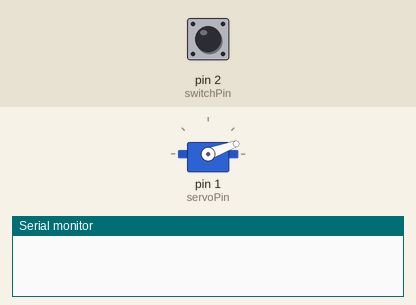
A sketch run on a simulated Arduino Uno, built with avr-gcc and run on an emulated ATmega328P. Shown: servo, the last lines printed to the serial monitor. The inputs (shaded band) are chosen by the test bench; at power-on: pin 2 (switchPin) HIGH.

Above: at 1.2 s.
1.3 s: pin 2 (switchPin) pulled LOW for 0.15 s
At 1.78 s:
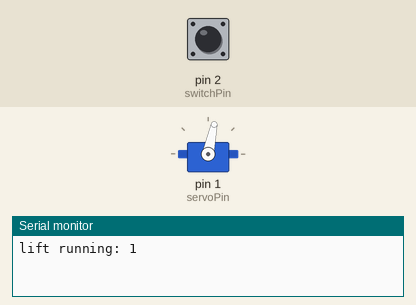
At 2.38 s:
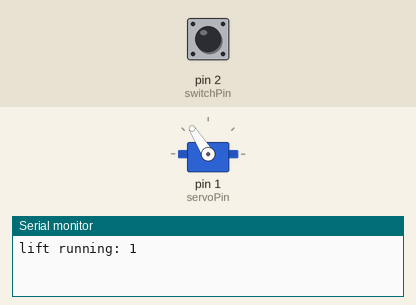
4.3 s: pin 2 (switchPin) pulled LOW for 1 s
Timing chart, 0 to 7.3 s (numbered marks = the images above; inputs shaded):
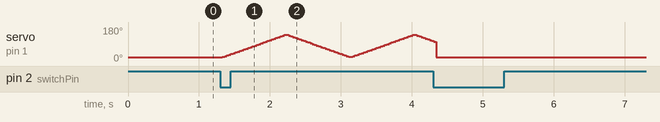

The sketch:

Plato_005_tact_lift.ino
```cpp
// Plato_005_tact_lift.ino
//
// A simplified, standalone build on a fresh breadboard: a tact switch
// (momentary pushbutton) replaces the FSR402 as the trigger, and the
// servo slider-crank lift mechanism from
// Plato_004_fsr_led_buzzer_vibration_lift is the only output - no LED,
// buzzer, or vibration motor here. Pressing the switch toggles the lift
// on/off: press once, it starts cycling up and down continuously on its
// own; press again, it stops and returns to its lowered rest position.
//
// Mechanism: same slider-crank linkage as Plato_004 (see that folder's
// README and hardware/cad/plato_004_lift_parts.dxf for the physical
// build - nothing about the mechanism itself changes here, only the
// control board/firmware).
//
// Board: Tools > Board > Seeed SAMD Boards > Seeeduino XIAO
//
// Wiring (new breadboard, just two components):
//   Tact switch:
//     D2  -> one leg of the switch
//     GND -> the switch's other leg
//   Read with INPUT_PULLUP (D2 idles HIGH internally; pressing the
//   switch connects it straight to GND, pulling it LOW) - no external
//   resistor needed for this.
//   Servo (ROB-14760, 3-wire):
//     D1            -> signal (yellow/white)
//     XIAO "5V" pin -> power (red)    (rated 4.8-6V, needs the raw USB
//                                       VBUS "5V" pin, not 3V3 - same
//                                       reasoning as Plato_002's buzzer
//                                       and Plato_004's servo. Needs the
//                                       board USB-powered.)
//     GND           -> ground (brown)
//
// Debouncing: a tact switch's contacts physically "bounce" for a few ms
// on each press/release, which a microcontroller reads fast enough to
// see as several rapid transitions instead of one clean edge - without
// debouncing, a single physical press could toggle the lift on and off
// several times in a row. DEBOUNCE_MS requires the reading to stay
// stable for that long before a transition counts as real.

#include <Servo.h>

const int switchPin = 2;
const int servoPin = 1;

const int SERVO_MIN_ANGLE = 20;   // plate's lowered/rest position
const int SERVO_MAX_ANGLE = 140;  // plate's raised position
const int SERVO_STEP_DEGREES = 2; // how far the servo moves per internal step
// Fixed sweep speed - there's no analog force signal here to grade it by
// (unlike Plato_002/004's vibration motor and lift, which scale with FSR
// press force). Pick a value roughly in the middle of Plato_004's old
// 8-30ms force-scaled range.
const unsigned long SERVO_STEP_INTERVAL_MS = 15;

const unsigned long DEBOUNCE_MS = 30; // typical tact switch debounce window

Servo liftServo;

bool liftRunning = false;
int servoAngle;
int servoDirection = 1; // +1 raising, -1 lowering
unsigned long lastServoStepMs = 0;

bool lastRawState = HIGH;     // INPUT_PULLUP idles HIGH (not pressed)
bool debouncedState = HIGH;
unsigned long lastBounceMs = 0;

void setup() {
  Serial.begin(9600);
  pinMode(switchPin, INPUT_PULLUP);

  servoAngle = SERVO_MIN_ANGLE;
  liftServo.attach(servoPin);
  liftServo.write(servoAngle); // start lowered/at rest
}

void loop() {
  unsigned long now = millis();

  bool raw = digitalRead(switchPin);
  if (raw != lastRawState) {
    lastBounceMs = now;
    lastRawState = raw;
  }
  if (now - lastBounceMs > DEBOUNCE_MS && raw != debouncedState) {
    debouncedState = raw;
    if (debouncedState == LOW) { // a real, debounced press (pull-up -> GND)
      liftRunning = !liftRunning;
      Serial.print("lift running: ");
      Serial.println(liftRunning);
    }
  }

  if (liftRunning) {
    if (now - lastServoStepMs >= SERVO_STEP_INTERVAL_MS) {
      lastServoStepMs = now;
      servoAngle += servoDirection * SERVO_STEP_DEGREES;
      if (servoAngle >= SERVO_MAX_ANGLE) {
        servoAngle = SERVO_MAX_ANGLE;
        servoDirection = -1;
      } else if (servoAngle <= SERVO_MIN_ANGLE) {
        servoAngle = SERVO_MIN_ANGLE;
        servoDirection = 1;
      }
      liftServo.write(servoAngle);
    }
  } else if (servoAngle != SERVO_MIN_ANGLE) {
    servoAngle = SERVO_MIN_ANGLE;
    servoDirection = 1;
    liftServo.write(servoAngle); // return to rest as soon as it's toggled off
  }
}
```
